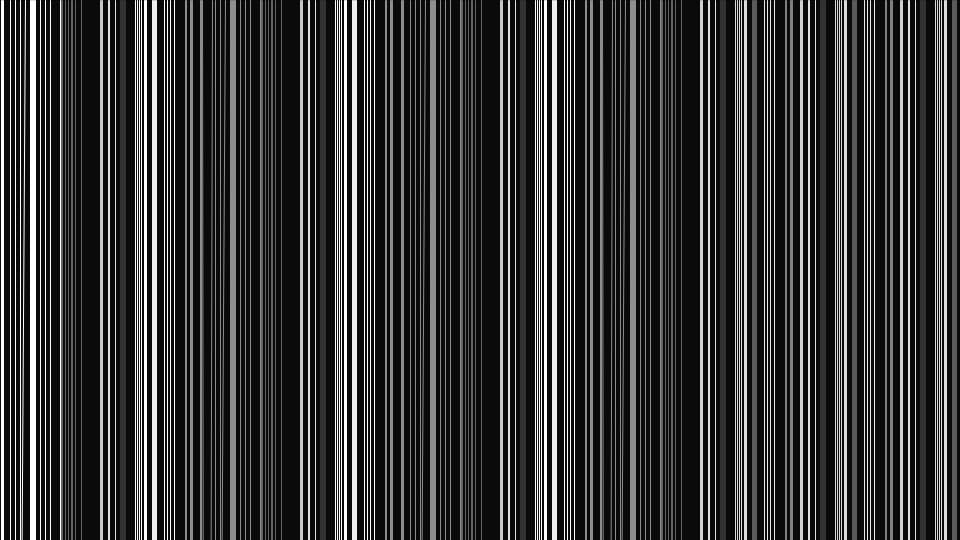
Frame 1 (no input)
Frame 60 (the mouse pressed at the canvas centre just before this capture): identical to frame 1, image omitted
Frame 120 (the mouse held since frame 60 and released just before this capture): identical to frame 1, image omitted

The Processing sketch that drew this single still picture (run headless with seeded random() and noise(); from frame 60 on, the mouse is pressed at the canvas centre):

// Processing sketch: Ryoji_Ikeda
// ── Ryoji_Ikeda.pde
void setup() {
  size (960, 540);
}
void draw() {

  background (10);
  stroke (255);
  line(1, 0, 1, 800); 
  line (2, 0, 2, 800);
  line (3, 0, 3, 800);
  line (10, 0, 10, 800);
  line (15, 0, 15, 800);
  line (20, 0, 20, 800);
  line (25, 0, 20, 800);
  line (30, 0, 30, 800);
  line (31, 0, 31, 800);
  line (32, 0, 32, 800);
  line(33, 0, 33, 800);
  line (34, 0, 34, 800);
  line (35, 0, 35, 800);
  line (40, 0, 40, 800);
  line (45, 0, 45, 800);
  line (50, 0, 50, 800);
  line (60, 0, 60, 800); 
  stroke (100);
  line (61, 0, 61, 800);
  line (62, 0, 62, 800);
  line (65, 0, 65, 800);
  line (68, 0, 68, 800);
  line (71, 0, 71, 800);
  line (72, 0, 72, 800);
  line (75, 0, 75, 800);
  line (81, 0, 81, 800);
  stroke (200);
  line (100, 0, 100, 800);
  line (101, 0, 101, 800);
  line (102, 0, 102, 800);
  stroke (225);
  line (108, 0, 108, 800);
  line (109, 0, 109, 800);
  line (115, 0, 115, 800);
  stroke (50);
  line(120, 0, 120, 800);
  line(121, 0, 121, 800);
  line(122, 0, 122, 800);
  line(123, 0, 123, 800);
  line(124, 0, 124, 800);
  line(125, 0, 125, 800);
  stroke (255);
  line (135, 0, 135, 800);
  line (137, 0, 137, 800);
  line (139, 0, 139, 800);
  line (141, 0, 141, 800);
  line (144, 0, 144, 800);
  line (145, 0, 145, 800);
  line (146, 0, 146, 800);
  stroke (240);
  line (152, 0, 152, 800);
  line (153, 0, 153, 800);
  line (154, 0, 154, 800);
  line (155, 0, 155, 800);
  line (156, 0, 156, 800);
  stroke (255);
  line (164, 0, 164, 800);
  line (167, 0, 167, 800);
  line (170, 0, 170, 800);
  line (174, 0, 174, 800);
  stroke (142);
  line (185, 0, 185, 800);
  line (186, 0, 186, 800);
  line (190, 0, 190, 800);
  line (191, 0, 191, 800);
  line (192, 0, 192, 800);
  
  line(200, 0, 200, 800); 
  line (201, 0, 201, 800);
  line (202, 0, 203, 800);
  line (212, 0, 210, 800);
  line (215, 0, 215, 800);
  line (220, 0, 220, 800);
  line (225, 0, 220, 800);
  line (230, 0, 230, 800);
  line (231, 0, 231, 800);
  line (232, 0, 232, 800);
  line(233, 0, 233, 800);
  line (234, 0, 234, 800);
  line (235, 0, 235, 800);
  line (240, 0, 240, 800);
  line (245, 0, 245, 800);
  line (250, 0, 250, 800);
  line (260, 0, 260, 800); 
  stroke (100);
  line (261, 0, 261, 800);
  line (262, 0, 262, 800);
  line (265, 0, 265, 800);
  line (268, 0, 268, 800);
  line (271, 0, 271, 800);
  line (272, 0, 272, 800);
  line (275, 0, 275, 800);
  line (281, 0, 281, 800);
  stroke (200);
  line (300, 0, 300, 800);
  line (301, 0, 301, 800);
  line (302, 0, 302, 800);
  stroke (225);
  line (308, 0, 308, 800);
  line (309, 0, 309, 800);
  line (315, 0, 315, 800);
  stroke (50);
  line(320, 0, 320, 800);
  line(321, 0, 321, 800);
  line(322, 0, 322, 800);
  line(323, 0, 323, 800);
  line(324, 0, 324, 800);
  line(325, 0, 325, 800);
  stroke (255);
  line (335, 0, 335, 800);
  line (337, 0, 337, 800);
  line (339, 0, 339, 800);
  line (341, 0, 341, 800);
  line (344, 0, 344, 800);
  line (345, 0, 345, 800);
  line (346, 0, 346, 800);
  stroke (240);
  line (352, 0, 352, 800);
  line (353, 0, 353, 800);
  line (354, 0, 354, 800);
  line (355, 0, 355, 800);
  line (356, 0, 356, 800);
  stroke (255);
  line (364, 0, 364, 800);
  line (367, 0, 367, 800);
  line (370, 0, 370, 800);
  line (374, 0, 374, 800);
  stroke (142);
  line (385, 0, 385, 800);
  line (386, 0, 386, 800);
  line (390, 0, 390, 800);
  line (391, 0, 391, 800);
  line (392, 0, 392, 800);
  
  line(401, 0, 401, 800); 
  line (402, 0, 402, 800);
  line (403, 0, 403, 800);
  line (410, 0, 410, 800);
  line (415, 0, 415, 800);
  line (420, 0, 420, 800);
  line (425, 0, 420, 800);
  line (430, 0, 430, 800);
  line (431, 0, 431, 800);
  line (432, 0, 432, 800);
  line(433, 0, 433, 800);
  line (434, 0, 434, 800);
  line (435, 0, 435, 800);
  line (440, 0, 440, 800);
  line (445, 0, 445, 800);
  line (450, 0, 450, 800);
  line (460, 0, 460, 800); 
  stroke (100);
  line (461, 0, 461, 800);
  line (462, 0, 462, 800);
  line (465, 0, 465, 800);
  line (468, 0, 468, 800);
  line (471, 0, 471, 800);
  line (472, 0, 472, 800);
  line (475, 0, 475, 800);
  line (481, 0, 481, 800);
  stroke (200);
  line (500, 0, 500, 800);
  line (501, 0, 501, 800);
  line (502, 0, 502, 800);
  stroke (225);
  line (508, 0, 508, 800);
  line (509, 0, 509, 800);
  line (515, 0, 515, 800);
  stroke (50);
  line(520, 0, 520, 800);
  line(521, 0, 521, 800);
  line(522, 0, 522, 800);
  line(523, 0, 523, 800);
  line(524, 0, 524, 800);
  line(525, 0, 525, 800);
  stroke (255);
  line (535, 0, 535, 800);
  line (537, 0, 537, 800);
  line (539, 0, 539, 800);
  line (541, 0, 541, 800);
  line (544, 0, 544, 800);
  line (545, 0, 545, 800);
  line (546, 0, 546, 800);
  stroke (240);
  line (552, 0, 552, 800);
  line (553, 0, 553, 800);
  line (554, 0, 554, 800);
  line (555, 0, 555, 800);
  line (556, 0, 556, 800);
  stroke (255);
  line (564, 0, 564, 800);
  line (567, 0, 567, 800);
  line (570, 0, 570, 800);
  line (574, 0, 574, 800);
  stroke (142);
  line (585, 0, 585, 800);
  line (586, 0, 586, 800);
  line (590, 0, 590, 800);
  line (591, 0, 591, 800);
  line (592, 0, 592, 800);
  
  line(600, 0, 600, 800); 
  line (601, 0, 601, 800);
  line (602, 0, 603, 800);
  line (612, 0, 610, 800);
  line (615, 0, 615, 800);
  line (620, 0, 620, 800);
  line (625, 0, 620, 800);
  line (630, 0, 630, 800);
  line (631, 0, 631, 800);
  line (632, 0, 632, 800);
  line (633, 0, 633, 800);
  line (634, 0, 634, 800);
  line (635, 0, 635, 800);
  line (640, 0, 640, 800);
  line (645, 0, 645, 800);
  line (650, 0, 650, 800);
  line (660, 0, 660, 800); 
  stroke (100);
  line (661, 0, 661, 800);
  line (662, 0, 662, 800);
  line (665, 0, 665, 800);
  line (668, 0, 668, 800);
  line (671, 0, 671, 800);
  line (672, 0, 672, 800);
  line (675, 0, 675, 800);
  line (681, 0, 681, 800);
  stroke (210);
  line (700, 0, 700, 800);
  line (701, 0, 701, 800);
  line (702, 0, 702, 800);
  stroke (225);
  line (708, 0, 708, 800);
  line (709, 0, 709, 800);
  line (715, 0, 715, 800);
  stroke (50);
  line(720, 0, 720, 800);
  line(721, 0, 721, 800);
  line(722, 0, 722, 800);
  line(723, 0, 723, 800);
  line(724, 0, 724, 800);
  line(725, 0, 725, 800);
  stroke (220);
  line (735, 0, 735, 800);
  line (737, 0, 737, 800);
  line (739, 0, 739, 800);
  line (741, 0, 741, 800);
  line (744, 0, 744, 800);
  line (745, 0, 745, 800);
  line (746, 0, 746, 800);
  stroke (90);
  line (752, 0, 752, 800);
  line (753, 0, 753, 800);
  line (754, 0, 754, 800);
  line (755, 0, 755, 800);
  line (756, 0, 756, 800);
  stroke (232);
  line (764, 0, 764, 800);
  line (767, 0, 767, 800);
  line (770, 0, 770, 800);
  line (774, 0, 774, 800);
  stroke (129);
  line (785, 0, 785, 800);
  line (786, 0, 786, 800);
  line (790, 0, 790, 800);
  line (791, 0, 791, 800);
  line (792, 0, 792, 800);
   stroke (210);
  line (800, 0, 800, 800);
  line (801, 0, 801, 800);
  line (802, 0, 802, 800);
  stroke (225);
  line (808, 0, 808, 800);
  line (809, 0, 809, 800);
  line (815, 0, 815, 800);
  stroke (50);
  line(820, 0, 820, 800);
  line(821, 0, 821, 800);
  line(822, 0, 822, 800);
  line(823, 0, 823, 800);
  line(824, 0, 824, 800);
  line(825, 0, 825, 800);
  stroke (220);
  line (835, 0, 835, 800);
  line (837, 0, 837, 800);
  line (839, 0, 839, 800);
  line (841, 0, 841, 800);
  line (844, 0, 844, 800);
  line (845, 0, 845, 800);
  line (846, 0, 846, 800);
  stroke (90);
  line (852, 0, 852, 800);
  line (853, 0, 853, 800);
  line (854, 0, 854, 800);
  line (855, 0, 855, 800);
  line (856, 0, 856, 800);
  stroke (232);
  line (864, 0, 864, 800);
  line (867, 0, 867, 800);
  line (870, 0, 870, 800);
  line (874, 0, 874, 800);
  stroke (129);
  line (885, 0, 885, 800);
  line (886, 0, 886, 800);
  line (890, 0, 890, 800);
  line (891, 0, 891, 800);
  line (892, 0, 892, 800);
  stroke (210);
  line (900, 0, 900, 800);
  line (901, 0, 901, 800);
  line (902, 0, 902, 800);
  stroke (225);
  line (908, 0, 908, 800);
  line (909, 0, 909, 800);
  line (915, 0, 915, 800);
  stroke (50);
  line(920, 0, 920, 800);
  line(921, 0, 921, 800);
  line(922, 0, 922, 800);
  line(923, 0, 923, 800);
  line(924, 0, 924, 800);
  line(925, 0, 925, 800);
  stroke (220);
  line (935, 0, 935, 800);
  line (937, 0, 937, 800);
  line (939, 0, 939, 800);
  line (941, 0, 941, 800);
  line (944, 0, 944, 800);
  line (945, 0, 945, 800);
  line (946, 0, 946, 800);
  stroke (90);
  line (952, 0, 952, 800);
  line (953, 0, 953, 800);
  line (954, 0, 954, 800);
  line (955, 0, 955, 800);
  line (956, 0, 956, 800);
  stroke (232);
  line (960, 0, 960, 800);

  
  
}
